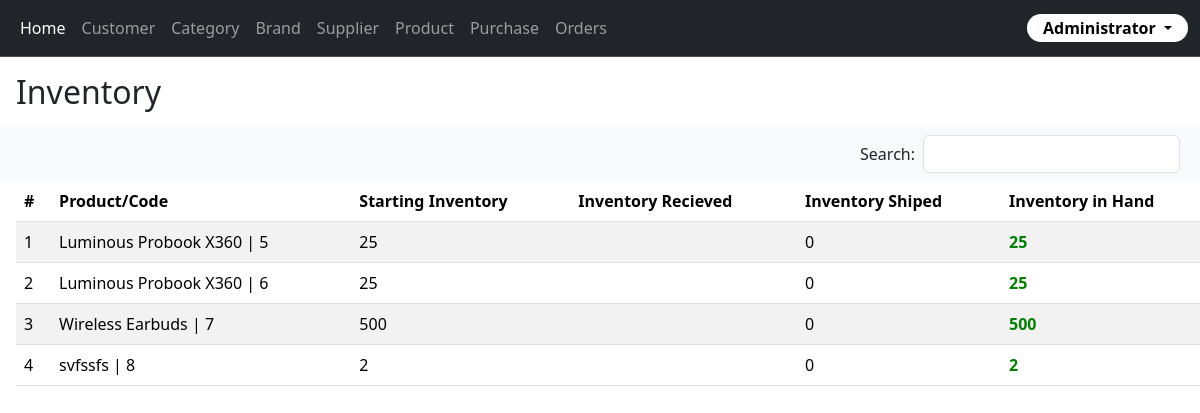
The app's page / (signed in) with its own data.
### inventory/models.py (models this page shows, shortened)
class Ims_product(models.Model):
    STATUS_CHOICES = [
        (True, 'Active'),
        (False, 'Inactive'),
    ]
    category_id = models.ForeignKey(Ims_category, on_delete=models.CASCADE)
    brand_id = models.ForeignKey(Ims_brand, on_delete=models.CASCADE)
    pname = models.CharField(max_length=300)
    model = models.CharField(max_length=255)
    description = models.TextField()
    quantity = models.IntegerField()
    unit = models.CharField(max_length=150)
    base_price = models.FloatField()
    tax = models.DecimalField(max_digits=4, decimal_places=2)
    minimum_order = models.FloatField(default=0)
    supplier = models.ForeignKey(Ims_supplier, on_delete=models.CASCADE)
    status = models.BooleanField(default=True, choices=STATUS_CHOICES)
    date = models.DateField(auto_now_add=True)

### inventory/views.py (the view)
# urls.py: 2. Add a URL to urlpatterns:  path('', views.home, name='home')
@login_required(login_url="login")
def home(request):
    products = Ims_product.objects.all()
    orders = Ims_order.objects.all()
    for product in products:
        total_shipped = sum(order.total_shipped for order in orders if order.product_id == product.id)
        product.inventories_left = product.quantity - total_shipped
    context = {
        'products': products,
        'orders': orders,
    }
    return render(request, 'home.html', context)

### templates/home.html (shortened to what this page needs)
{% extends "base.html" %}
{% block content %}
<h2 class="m-3">Inventory</h2>
<nav class="navbar bg-body-tertiary">
    <div class="container-fluid justify-content-end">
        <form class="d-flex align-items-center" role="search">
            <span class="me-2">Search:</span>
            <input class="form-control me-2" type="search" aria-label="Search">
        </form>
    </div>
</nav>
<table class="table table-striped mx-3">
    <thead>
      <tr>
        <th scope="col">#</th>
        <th scope="col">Product/Code</th>
        <th scope="col">Starting Inventory</th>
        <th scope="col">Inventory Recieved</th>
        <th scope="col">Inventory Shiped</th>
        <th scope="col">Inventory in Hand</th>
      </tr>
    </thead>
    <tbody>
      {% for product in products %}
        <tr>
          <td>{{ forloop.counter }}</td>
          <td>{{ product.pname }} | {{ product.id }}</td>
          <td>{{ product.quantity }}</td>
          <td>{{ orders.total_shipped }}</td>
          <td>
            {% if product.total_shipped %}
              {{ product.total_shipped }}
            {% else %}
              0
            {% endif %}
          </td>
          <td style="color:green; font-weight: bold;">{{ product.inventories_left }}</td>
        </tr>
        {% endfor %}
    </tbody>
  </table>
{% endblock content %}

### records on screen
Ims_product: pname "Luminous Probook X360", id "5", quantity "25", inventories_left "25"
Ims_product: pname "Luminous Probook X360", id "6", quantity "25", inventories_left "25"
Ims_product: pname "Wireless Earbuds", id "7", quantity "500", inventories_left "500"
Ims_product: pname "svfssfs", id "8", quantity "2", inventories_left "2"
